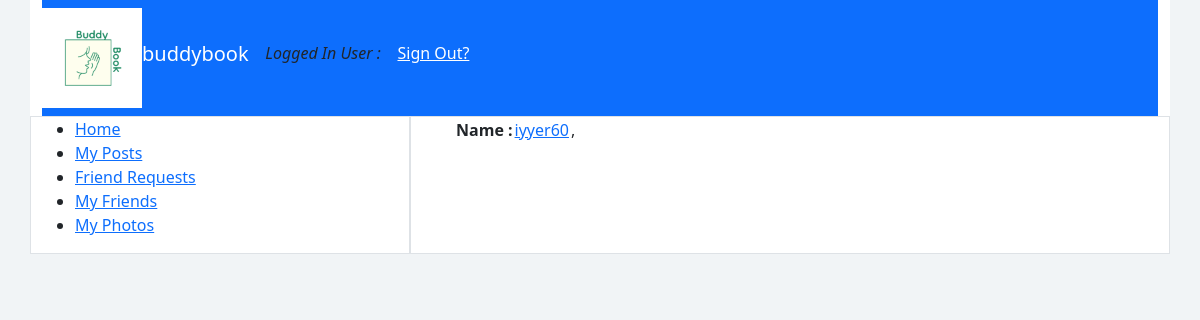
Page /likers3/ on the earlier database version.
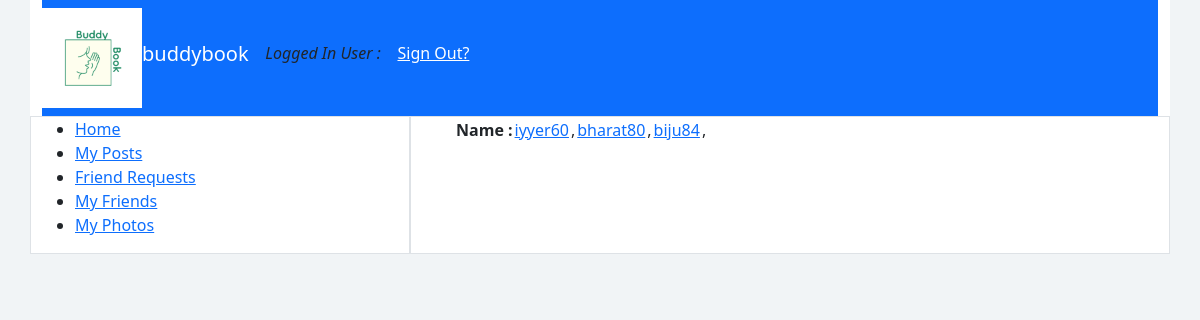
Same page on the later database version.
### app_buddy/models.py (models this page shows)
class liked_by_tb(models.Model):
    user_id=models.ForeignKey(register_tb,on_delete=models.CASCADE)
    post_id=models.ForeignKey(post_tb,on_delete=models.CASCADE)

class register_tb(models.Model):
    first_name=models.CharField(max_length=20)
    last_name=models.CharField(max_length=20)
    gender=models.CharField(max_length=20)
    dob=models.CharField(max_length=20)
    email=models.CharField(max_length=20)
    phone=models.CharField(max_length=20)
    address=models.CharField(max_length=20)
    photo=models.FileField()
    user_name=models.CharField(max_length=20)
    password=models.CharField(max_length=20)

### app_buddy/views.py (the view)
# urls.py: path('likers<int:id>/',views.likers,name='likers'),
def likers(request,id):
    post=post_tb.objects.filter(id=id)
    user=register_tb.objects.filter(id=id)
    post_id=post[0].id
    liker=liked_by_tb.objects.filter(post_id_id=post_id)
    return render(request,'app_buddy/liked_by.html',{'key':liker,'buddy':user})

### template/app_buddy/liked_by.html (shortened to what this page needs)
<!DOCTYPE html>
<html lang="en">
<head>
  <link rel="stylesheet" href="/static/bootstrap-5.3.2-dist/css/bootstrap.css">
</head>
<body style="background-color:rgb(241, 244, 246);">
  <div class="container bg-white">
      <div class="navbar navbar-expand-lg bg-primary">
          <img src="/media/buddy_book_Logo.png" alt="" height="100" width="100" class="bg-white"><h5 style="color:white;">buddybook</h5>&nbsp;&nbsp;&nbsp;&nbsp;<h6 class="align-content-end"><em>Logged In User : </em><b class="text-white"></b></h6><h6>&nbsp;&nbsp;&nbsp;&nbsp;<a href="{% url 'log_out' %}" class="text-white">Sign Out?</a></h6>
      </div>
      <div class="row">
          <div class="col-4 border">
              <ul>
                <li><a href="{% url 'home' %}">Home</a></li>
                <li><a href="{% url 'my_post' %}">My Posts</a></li>
                <li><a href="{% url 'friend_request' %}">Friend Requests</a></li>
                <li><a href="{% url 'friend_list' %}">My Friends</a></li>
                <li><a href="{% url 'my_photos' %}">My Photos</a></li>
              </ul>
          </div>
          <div class="col-8 border">
            <div>
                <ul>
                    <table>
                        <tr>
                            <th>Name :</th>
                            {% for i in key %}
                            <td><a href="#">{{i.user_id.user_name}}</a></td>
                            <td>, </td>
                            {% endfor %}
                        </tr>
                    </table>
                </ul>
            </div>
          </div>
      </div>
  </div>
</body>
</html>

Differences in the rows shown:
added liked_by_tb: user_id.user_name "bharat80"
added liked_by_tb: user_id.user_name "biju84"
